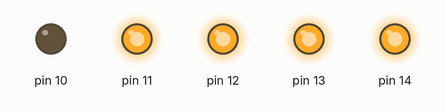
Simulated run of this sketch. Board: Arduino Uno, built with avr-gcc and run on an emulated ATmega328P. Parts: output pins drawn as LEDs (lit = HIGH).

Above: at 0.3 s.
At 1.85 s:
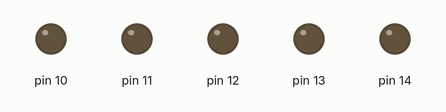
Timing chart, 0 to 3.0 s (numbered marks = the images above):
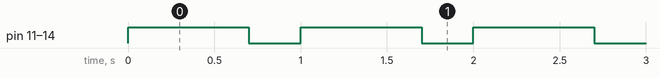

Measured:
- by itself, pin 11–14: alternates HIGH for 0.70 s and LOW for 0.30 s

The sketch:

alarm.ino
```cpp
#include <pt.h>
// นิยามมาโคร PT_DELAY ไว้เพื่อจำลองการหน่วงเวลาแบบมัลติทาสกิ้ง
#define PT_DELAY(pt, ms, ts) \
    ts = millis(); \
    PT_WAIT_WHILE(pt, millis()-ts < (ms));

struct pt pt_taskBuzzer;
struct pt pt_taskLED;

///////////////////////////////////////////////////////
PT_THREAD(taskBuzzer(struct pt* pt))
{
  static uint32_t ts;

  PT_BEGIN(pt);

  while (1)
  {
    analogWrite(10, 00);
    PT_DELAY(pt, 1000, ts);
    analogWrite(10, 0);
    PT_DELAY(pt, 500, ts);
  }

  PT_END(pt);
}

///////////////////////////////////////////////////////
PT_THREAD(taskLED(struct pt* pt))
{
  static uint32_t ts;

  PT_BEGIN(pt);

  while (1)
  {
    digitalWrite(11, HIGH);
    digitalWrite(12, HIGH);
    digitalWrite(13, HIGH);
    digitalWrite(14, HIGH);
    PT_DELAY(pt, 700, ts);
    digitalWrite(11, LOW);
    digitalWrite(12, LOW);
    digitalWrite(13, LOW);
    digitalWrite(14, LOW);
    PT_DELAY(pt, 300, ts);
  }

  PT_END(pt);
}

///////////////////////////////////////////////////////
void setup()
{
  pinMode(10, OUTPUT);
  pinMode(11, OUTPUT);
  pinMode(12, OUTPUT);
  pinMode(13, OUTPUT);
  pinMode(14, OUTPUT);

  PT_INIT(&pt_taskBuzzer);
  PT_INIT(&pt_taskLED);
}

///////////////////////////////////////////////////////
void loop()
{
  taskBuzzer(&pt_taskBuzzer);
  taskLED(&pt_taskLED);
}
```
